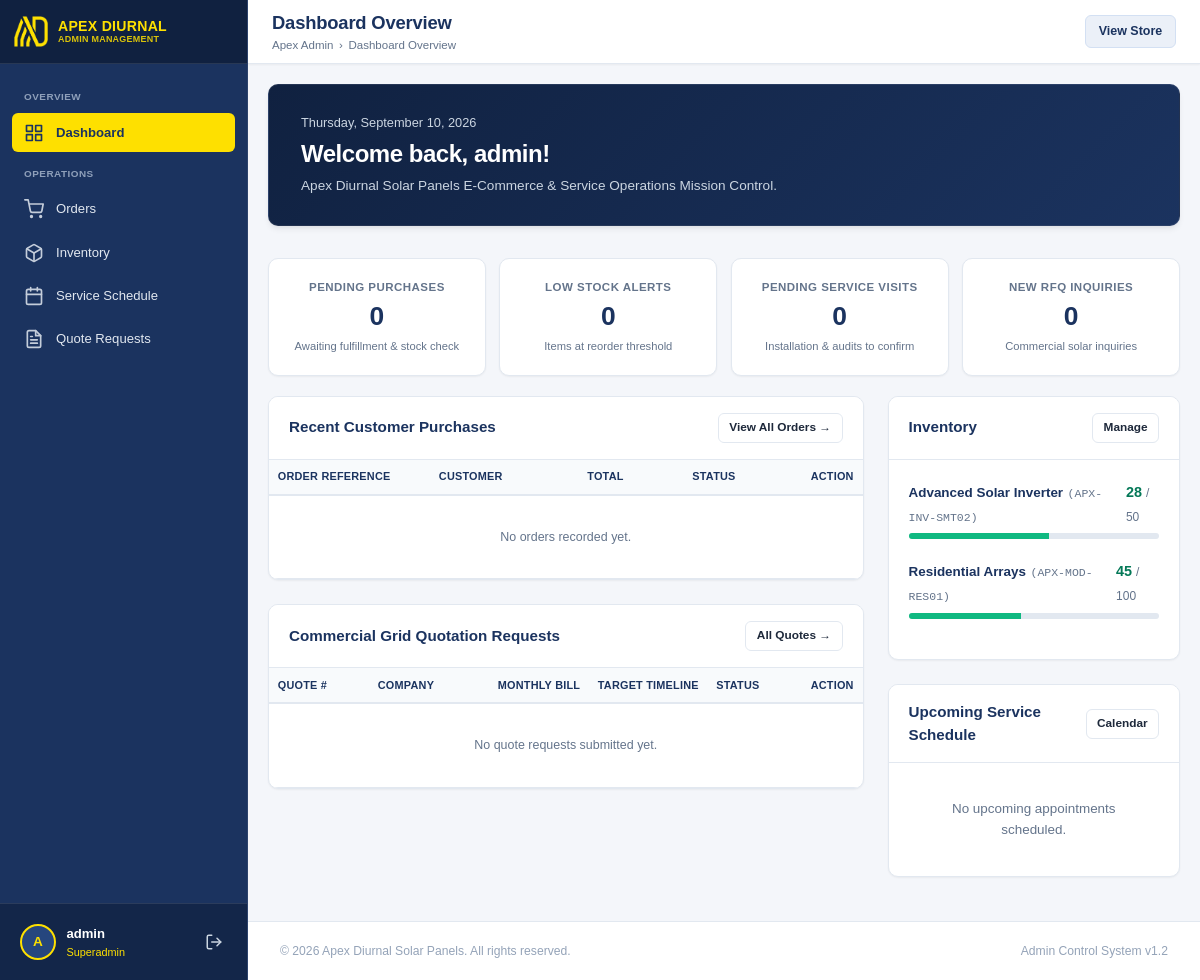
/admin/index.php (signed in), run on the app's committed database.
### tables this page shows
CREATE TABLE IF NOT EXISTS inventory (
    id INT AUTO_INCREMENT PRIMARY KEY,
    product_id VARCHAR(50) NOT NULL UNIQUE,
    sku VARCHAR(50) NOT NULL UNIQUE,
    current_stock INT NOT NULL DEFAULT 0,
    min_stock_level INT NOT NULL DEFAULT 5,
    max_stock_level INT NOT NULL DEFAULT 100,
    reorder_point INT NOT NULL DEFAULT 10,
    last_updated TIMESTAMP DEFAULT CURRENT_TIMESTAMP ON UPDATE CURRENT_TIMESTAMP,
    FOREIGN KEY (product_id) REFERENCES products(id) ON DELETE CASCADE
);

CREATE TABLE IF NOT EXISTS products (
    id VARCHAR(50) PRIMARY KEY,
    name VARCHAR(255) NOT NULL,
    type ENUM('physical', 'service', 'custom') NOT NULL DEFAULT 'physical',
    base_price DECIMAL(10,2) NOT NULL DEFAULT 0.00,
    description TEXT,
    image VARCHAR(255),
    is_active TINYINT(1) NOT NULL DEFAULT 1,
    created_at TIMESTAMP DEFAULT CURRENT_TIMESTAMP
);

### admin/auth.php (called while the page is built, shortened)
<?php
function isAdminLoggedIn(): bool
{
    return !empty($_SESSION['admin_id']);
}
function getAdminUser(): ?array
{
    return [
        'id' => (int) $_SESSION['admin_id'],
        'username' => $_SESSION['admin_username'] ?? 'Admin',
        'email' => $_SESSION['admin_email'] ?? '',
        'role' => $_SESSION['admin_role'] ?? 'staff',
    ];
}

### admin/index.php (the view, shortened to what this page needs)
<?php
require_once __DIR__ . '/auth.php';
$db = getConnection();
$pending_orders = (int) $db->query("SELECT COUNT(*) FROM orders WHERE status = 'pending'")->fetchColumn();
$low_stock_items = (int) $db->query("SELECT COUNT(*) FROM inventory WHERE current_stock <= reorder_point")->fetchColumn();
$pending_bookings = (int) $db->query("SELECT COUNT(*) FROM service_bookings WHERE status = 'pending'")->fetchColumn();
$new_quotes = (int) $db->query("SELECT COUNT(*) FROM quote_requests WHERE status = 'new'")->fetchColumn();
$sqlRecentOrders = "
    SELECT
        o.id, o.order_number, o.customer_name, o.total_amount, o.status, o.created_at,
        COUNT(oi.id) as item_count
    FROM orders o
    LEFT JOIN order_items oi ON o.id = oi.order_id
    GROUP BY o.id
    ORDER BY o.created_at DESC
    LIMIT 6
";
$recent_orders = $db->query($sqlRecentOrders)->fetchAll(PDO::FETCH_ASSOC);
$sqlUpcomingBookings = "
    SELECT * FROM service_bookings
    WHERE preferred_date >= CURDATE() AND status != 'cancelled'
    ORDER BY preferred_date ASC, preferred_time_slot ASC
    LIMIT 5
";
$upcoming_bookings = $db->query($sqlUpcomingBookings)->fetchAll(PDO::FETCH_ASSOC);
$sqlRecentQuotes = "
    SELECT * FROM quote_requests
    ORDER BY (status = 'new') DESC, created_at DESC
    LIMIT 5
";
$recent_quotes = $db->query($sqlRecentQuotes)->fetchAll(PDO::FETCH_ASSOC);
$sqlInventory = "
    SELECT p.name, p.image, i.sku, i.current_stock, i.min_stock_level, i.max_stock_level, i.reorder_point
    FROM inventory i
    JOIN products p ON i.product_id = p.id
    ORDER BY (i.current_stock <= i.reorder_point) DESC, i.current_stock ASC
";
$inventory_health = $db->query($sqlInventory)->fetchAll(PDO::FETCH_ASSOC);
$admin = getAdminUser();
include __DIR__ . '/includes/header.php';
?>
<div
  style="background: linear-gradient(135deg, var(--navy-dark) 0%, var(--navy-primary) 100%); color:#ffffff; border-radius: var(--radius-md); padding: 1.75rem 2rem; margin-bottom: 2rem; display: flex; justify-content: space-between; align-items: center; flex-wrap: wrap; gap: 1.25rem; border: 1px solid rgba(255,255,255,0.08); box-shadow: var(--shadow-md);">
  <div>
    <div style="display:flex; align-items:center; gap:0.5rem; margin-bottom:0.25rem;">
      <span style="font-size:0.8rem; color:#cbd5e1;"><?php echo date('l, F j, Y'); ?></span>
    </div>
    <h2 style="font-size: 1.5rem; font-weight: 700; color: #ffffff; letter-spacing: -0.02em;">
      Welcome back, <?php echo htmlspecialchars($admin['username'] ?? 'Admin'); ?>!
    </h2>
    <p style="font-size: 0.85rem; color: #cbd5e1; margin-top: 0.25rem;">
      Apex Diurnal Solar Panels E-Commerce & Service Operations Mission Control.
    </p>
  </div>
</div>
<div class="metrics-grid">
  <div class="metric-card">
    <div class="metric-details">
      <h3>Pending Purchases</h3>
      <div class="metric-value" style="<?php echo $pending_orders > 0 ? 'color:#b45309;' : ''; ?>">
        <?php echo $pending_orders; ?>
      </div>
      <div class="metric-subtext">Awaiting fulfillment & stock check</div>
    </div>
  </div>
  <div class="metric-card">
    <div class="metric-details">
      <h3>Low Stock Alerts</h3>
      <div class="metric-value" style="<?php echo $low_stock_items > 0 ? 'color:#ea580c;' : ''; ?>">
        <?php echo $low_stock_items; ?>
      </div>
      <div class="metric-subtext">Items at reorder threshold</div>
    </div>
  </div>
  <div class="metric-card">
    <div class="metric-details">
      <h3>Pending Service Visits</h3>
      <div class="metric-value"><?php echo $pending_bookings; ?></div>
      <div class="metric-subtext">Installation & audits to confirm</div>
    </div>
  </div>
  <div class="metric-card">
    <div class="metric-details">
      <h3>New RFQ Inquiries</h3>
      <div class="metric-value"><?php echo $new_quotes; ?></div>
      <div class="metric-subtext">Commercial solar inquiries</div>
    </div>
  </div>
</div>
<div class="admin-grid-2col">
  <div>
    <div class="card">
      <div class="card-header">
        <div class="card-title">
          <span>Recent Customer Purchases</span>
        </div>
        <a href="orders/index.php" class="btn btn-secondary btn-sm">View All Orders &rarr;</a>
      </div>
      <div class="table-responsive">
        <table class="admin-table">
          <thead>
            <tr>
              <th style="min-width: 120px;">Order Reference</th>
              <th style="min-width: 120px;">Customer</th>
              <th style="min-width: 85px;">Total</th>
              <th style="min-width: 80px;">Status</th>
              <th style="text-align: right; width: 80px; min-width: 80px;">Action</th>
            </tr>
          </thead>
          <tbody>
            <?php if (empty($recent_orders)): ?>
              <tr>
                <td colspan="5" style="text-align: center; padding: 2rem; color: var(--text-muted);">No orders recorded
                  yet.</td>
              </tr>
            <?php endif; ?>
          </tbody>
        </table>
      </div>
    </div>
    <div class="card">
      <div class="card-header">
        <div class="card-title">
          <span>Commercial Grid Quotation Requests</span>
        </div>
        <a href="quotes/index.php" class="btn btn-secondary btn-sm">All Quotes &rarr;</a>
      </div>
      <div class="table-responsive">
        <table class="admin-table">
          <thead>
            <tr>
              <th style="min-width: 100px;">Quote #</th>
              <th style="min-width: 120px;">Company</th>
              <th style="min-width: 90px;">Monthly Bill</th>
              <th style="min-width: 95px;">Target Timeline</th>
              <th style="min-width: 75px;">Status</th>
              <th style="text-align: right; width: 80px; min-width: 80px;">Action</th>
            </tr>
          </thead>
          <tbody>
            <?php if (empty($recent_quotes)): ?>
              <tr>
                <td colspan="6" style="text-align: center; padding: 2rem; color: var(--text-muted);">No quote requests
                  submitted yet.</td>
              </tr>
            <?php endif; ?>
          </tbody>
        </table>
      </div>
    </div>
  </div>
  <div>
    <div class="card">
      <div class="card-header">
        <div class="card-title">
          <span>Inventory</span>
        </div>
        <a href="inventory/index.php" class="btn btn-secondary btn-sm">Manage</a>
      </div>
      <div class="card-body">
        <?php foreach ($inventory_health as $inv):
          $curr = (int) $inv['current_stock'];
          $max = max(1, (int) $inv['max_stock_level']);
          $reorder = (int) $inv['reorder_point'];
          $pct = min(100, round(($curr / $max) * 100));
          $isLow = ($curr <= $reorder);
          ?>
          <div style="margin-bottom: 1.25rem;">
            <div style="display: flex; justify-content: space-between; align-items: baseline; margin-bottom: 0.35rem;">
              <div>
                <span
                  style="font-weight: 700; font-size: 0.84rem; color: var(--navy-primary);"><?php echo htmlspecialchars($inv['name']); ?></span>
                <span
                  style="font-size: 0.72rem; color: var(--text-muted); font-family: monospace;">(<?php echo htmlspecialchars($inv['sku']); ?>)</span>
              </div>
              <div>
                <span style="font-weight: 700; font-size: 0.9rem; color: <?php echo $isLow ? '#ea580c' : '#047857'; ?>;">
                  <?php echo $curr; ?>
                </span>
                <span style="font-size: 0.75rem; color: var(--text-muted);">/ <?php echo $max; ?></span>
              </div>
            </div>
            <div style="width: 100%; height: 6px; background: #e2e8f0; border-radius: 9999px; overflow: hidden;">
              <div
                style="height: 100%; width: <?php echo $pct; ?>%; background: <?php echo $isLow ? '#f59e0b' : '#10b981'; ?>;">
              </div>
            </div>
          </div>
        <?php endforeach; ?>
      </div>
    </div>
    <div class="card">
      <div class="card-header">
        <div class="card-title">
          <span>Upcoming Service Schedule</span>
        </div>
        <a href="schedule/index.php" class="btn btn-secondary btn-sm">Calendar</a>
      </div>
      <div class="card-body" style="padding: 0.75rem 1.25rem;">
        <?php if (empty($upcoming_bookings)): ?>
          <div style="text-align: center; padding: 1.5rem; color: var(--text-muted); font-size: 0.84rem;">
            No upcoming appointments scheduled.
          </div>
        <?php endif; ?>
      </div>
    </div>
  </div>
</div>
<?php include __DIR__ . '/includes/footer.php'; ?>

### admin/assets/css/admin.css (style rules this page uses)
:root { --navy-primary: #1b335f; --navy-dark: #102140; --navy-light: #26467e; --navy-subtle: #ebf0f8; --yellow-accent: #fee000; --yellow-hover: #e5ca00; --bg-page: #f4f6fa; --bg-card: #ffffff; --border-color: #e2e8f0; --text-main: #1e293b; --text-muted: #64748b; --text-light: #94a3b8; --sidebar-width: 248px; --header-height: 64px; --success: #10b981; --success-bg: #ecfdf5; --warning: #f59e0b; --warning-bg: #fffbeb; --danger: #ef4444; --danger-bg: #fef2f2; --info: #0284c7; --info-bg: #f0f9ff; --shadow-sm: 0 1px 2px 0 rgba(0, 0, 0, 0.05); --shadow-md: 0 4px 6px -1px rgba(0, 0, 0, 0.07), 0 2px 4px -2px rgba(0, 0, 0, 0.05); --shadow-lg: 0 10px 15px -3px rgba(0, 0, 0, 0.08), 0 4px 6px -4px rgba(0, 0, 0, 0.04); --radius-sm: 6px; --radius-md: 10px; --radius-lg: 16px; }
* { box-sizing: border-box; margin: 0; padding: 0; }
body { font-family: Verdana, Geneva, Tahoma, sans-serif; background-color: var(--bg-page); color: var(--text-main); line-height: 1.5; -webkit-font-smoothing: antialiased; min-height: 100vh; overflow-x: hidden; max-width: 100%; }
a { color: inherit; text-decoration: none; }
.btn { display: inline-flex; align-items: center; justify-content: center; gap: 0.45rem; padding: 0.5rem 1rem; font-size: 0.82rem; font-weight: 600; border-radius: var(--radius-sm); border: 1px solid transparent; cursor: pointer; transition: all 0.2s ease; text-decoration: none; white-space: nowrap; }
.btn-secondary { background-color: #ffffff; color: var(--text-main); border-color: var(--border-color); }
.btn-sm { padding: 0.32rem 0.65rem; font-size: 0.74rem; white-space: nowrap; }
.metrics-grid { display: grid; grid-template-columns: repeat(4, 1fr); gap: 0.85rem; margin-bottom: 1.25rem; }
.metric-card { background: var(--bg-card); border-radius: var(--radius-md); padding: 1.25rem 1rem; box-shadow: var(--shadow-sm); border: 1px solid var(--border-color); display: flex; flex-direction: column; align-items: center; justify-content: center; text-align: center; gap: 0.25rem; min-width: 0; transition: transform 0.2s, box-shadow 0.2s; }
.metric-details { min-width: 0; width: 100%; display: flex; flex-direction: column; align-items: center; justify-content: center; text-align: center; }
.metric-details h3 { font-size: 0.72rem; text-transform: uppercase; letter-spacing: 0.04em; color: var(--text-muted); margin-bottom: 0.35rem; white-space: nowrap; overflow: hidden; text-overflow: ellipsis; font-weight: 700; text-align: center; width: 100%; }
.metric-value { font-size: 1.65rem; font-weight: 700; color: var(--navy-primary); line-height: 1.2; text-align: center; width: 100%; margin-bottom: 0.2rem; }
.metric-subtext { font-size: 0.7rem; color: var(--text-muted); margin-top: 0.1rem; white-space: nowrap; overflow: hidden; text-overflow: ellipsis; text-align: center; width: 100%; }
.card { background: var(--bg-card); border-radius: var(--radius-md); box-shadow: var(--shadow-sm); border: 1px solid var(--border-color); margin-bottom: 1.5rem; overflow: hidden; }
.card-header { padding: 1rem 1.25rem; border-bottom: 1px solid var(--border-color); display: flex; align-items: center; justify-content: space-between; background: #ffffff; }
.card-title { font-size: 0.95rem; font-weight: 700; color: var(--navy-primary); display: flex; align-items: center; gap: 0.45rem; }
.card-body { padding: 1.25rem; }
.table-responsive { width: 100%; max-width: 100%; overflow-x: auto; -webkit-overflow-scrolling: touch; box-sizing: border-box; scrollbar-width: none; -ms-overflow-style: none; }
.admin-table { width: 100%; border-collapse: collapse; text-align: left; font-size: 0.78rem; }
.admin-table th { background: #f8fafc; color: var(--navy-primary); font-weight: 700; font-size: 0.68rem; text-transform: uppercase; letter-spacing: 0.02em; padding: 0.55rem 0.55rem; border-bottom: 2px solid var(--border-color); white-space: nowrap; }
.admin-table td { padding: 0.55rem 0.55rem; border-bottom: 1px solid var(--border-color); vertical-align: middle; }
.admin-grid-2col { display: grid; grid-template-columns: 2fr 1fr; gap: 1.5rem; align-items: start; }

### data on the page
inventory: product.name "Advanced Solar Inverter", sku "APX-INV-SMT02", current_stock "28", max_stock_level "50", reorder_point 8 (drawn)
inventory: product.name "Residential Arrays", sku "APX-MOD-RES01", current_stock "45", max_stock_level "100", reorder_point 10 (drawn)

### other printed values
substr($adminUser['username'] ?? 'A', 0, 1) "A"
$adminUser['username'] "admin"
$adminUser['role'] "Superadmin"
$page_title "Dashboard Overview"
$admin['username'] "admin"
$pending_orders "0"
$low_stock_items "0"
$pending_bookings "0"
$new_quotes "0"
